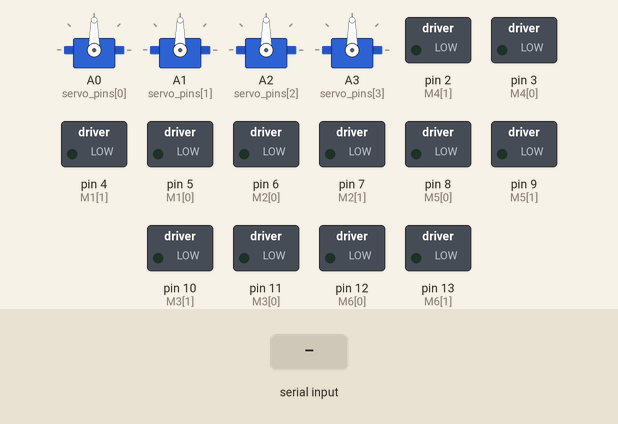
This sketch was run on a simulated Arduino Uno, built with avr-gcc and run on an emulated ATmega328P. Parts: 4 × servo, switched loads named in the sketch (green lamp = pin HIGH). The test bench sets the inputs (shaded band).

Above: at 1.2 s.
1.3 s: "MOV 1/" received over Serial
At 2.3 s:
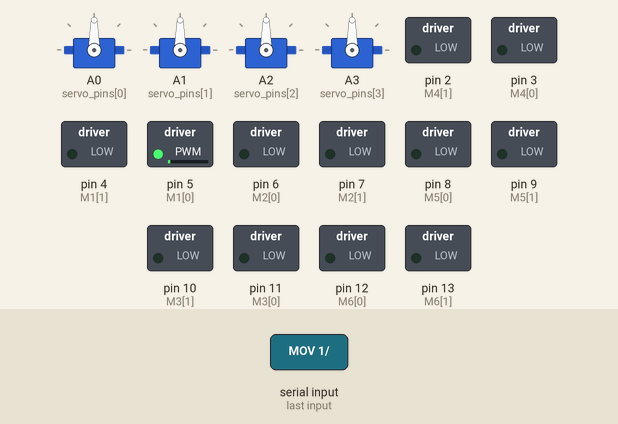
2.8 s: "MOV 150/" received over Serial
At 3.4 s:
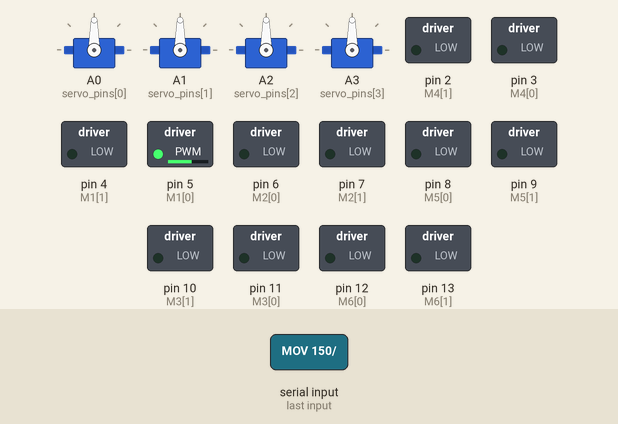
4.3 s: "SER 1/" received over Serial
At 4.6 s:
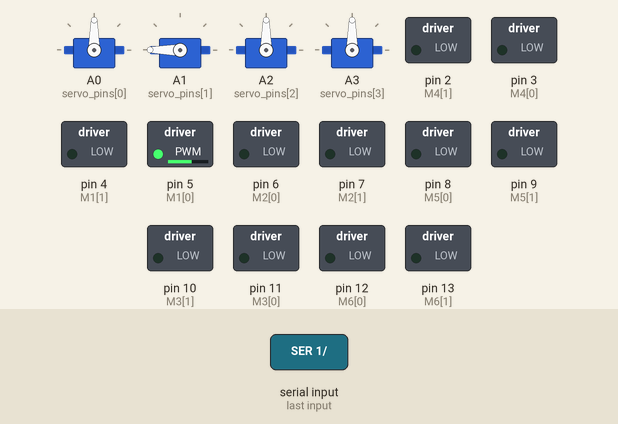
5.8 s: "SHOT 1/" received over Serial
At 6.9 s:
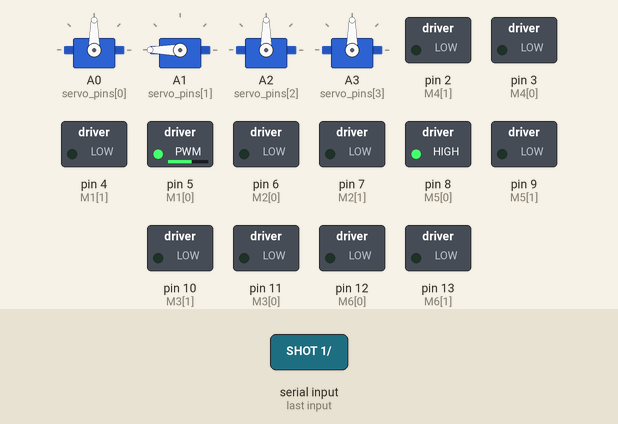
7.3 s: "FHAND 1/" received over Serial
At 8.1 s:
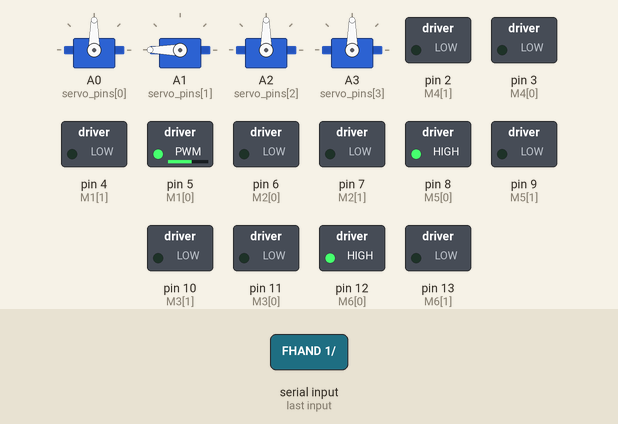
8.8 s: "MOV/" received over Serial
At 9.2 s:
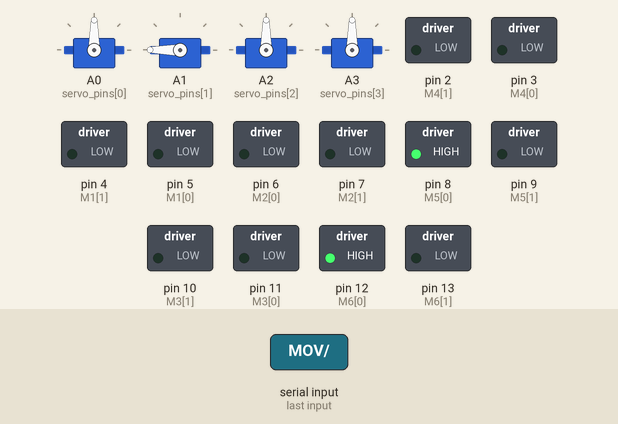
Timing chart, 0 to 11.3 s (numbered marks = the images above; inputs shaded):
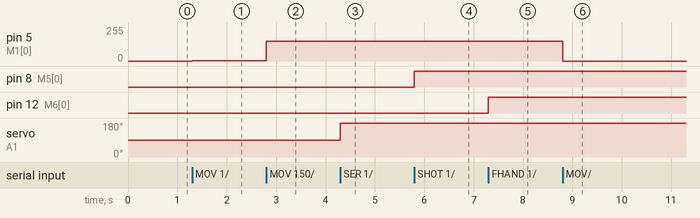

The sketch:

uno.ino
```cpp
#include <string.h>
#include <Servo.h>

#define MAX_SPEED 255 //từ 0-255
//Khai báo động cơ
int M1[2] = {5, 4};
int M2[2] =  {6, 7};
int M3[2] =  {11, 10};
int M4[2] =  {3, 2};
int M5[2] = {8, 9};
int M6[2] = {12, 13};
int idle[4] = {0, 0, 0, 0};
byte servo_pins[4] = {A0, A1, A2, A3};
Servo servo[4];
void setup() {
  pinMode(M1[0], OUTPUT);
  pinMode(M1[1], OUTPUT);
  pinMode(M2[0], OUTPUT);
  pinMode(M2[1], OUTPUT);
  pinMode(M3[0], OUTPUT);
  pinMode(M3[1], OUTPUT);
  pinMode(M4[0], OUTPUT);
  pinMode(M4[1], OUTPUT);
  pinMode(M5[0], OUTPUT);
  pinMode(M5[1], OUTPUT);
  pinMode(M6[0], OUTPUT);
  pinMode(M6[1], OUTPUT);
  for (int i=0;i<4;i++){
    servo[i].attach(servo_pins[i]);
    }

  move(idle);
  Serial.begin(250000);
}
void loop() {
  if (Serial.available()){ //Nếu có tín hiệu từ Pi
    String message = Serial.readStringUntil('/');
    const char *buf = message.c_str();
    char *cmd = strtok(buf, " ");
    if (strcmp(cmd, "MOV")==0){
      int speeds[4];
      for(int i = 0; i<4; i++){
        char *speed_str = strtok(NULL, " ");
        speeds[i] = atoi(speed_str);
        }
      move(speeds);
      }
   if (strcmp(cmd, "SER")==0){
      char *stt = strtok(NULL, " ");
      int ser = atoi(stt);
      char *angle = strtok(NULL, " ");
      int ser_angle = atoi(angle);
      servo[ser].write(180 - ser_angle);
      delay(15);
   }

   if (strcmp(cmd, "SHOT")==0){
      char *stt = strtok(NULL, " ");
      int speed = atoi(stt);
      if (speed>0){
        digitalWrite(M5[0], HIGH);
        digitalWrite(M5[1], LOW);
        } else{
          digitalWrite(M5[0], LOW);
        digitalWrite(M5[1], LOW);
          }

   }

   if (strcmp(cmd, "FHAND")==0){
      char *stt = strtok(NULL, " ");
      int speed = atoi(stt);
      if (speed>0){
        digitalWrite(M6[0], HIGH);
        digitalWrite(M6[1], LOW);
        }
      if (speed<0){
        digitalWrite(M6[0], LOW);
        digitalWrite(M6[1], HIGH);
        }
      if (speed==0){
        digitalWrite(M6[0], LOW);
        digitalWrite(M6[1], LOW);
        }
   }

   if (strcmp(cmd, "WHO")==0){
      delay(0.2);
      Serial.println("UNO");
      }
  }

}
void set_motor(int M[2], int speed) {
  speed = constrain(speed, - MAX_SPEED, MAX_SPEED);//đảm báo giá trị nằm trong một khoảng từ 0 - MAX_SPEED
   if (speed >=0){
    analogWrite(M[0],speed);
    digitalWrite(M[1], LOW);// chân này không có PWM
   } else {
    analogWrite(M[0], 255  + speed);
    digitalWrite(M[1], HIGH);// chân này không có PWM
   }
}
// Điều khiển chuyển động của xe
void move(int speeds[4]){
  set_motor(M1, speeds[0]);
  set_motor(M2, speeds[1]);
  set_motor(M3, speeds[2]);
  set_motor(M4, speeds[3]);
  }
```

Measured:
- after the input at 1.3 s, pin 5 (M1[0]): 0/255 → 1/255 at once
- after the input at 2.8 s, pin 5 (M1[0]): 1/255 → 150/255 at once
- after the input at 4.3 s, servo on A1 (servo_pins[1]): 90° → 180° at once
- after the input at 5.8 s, pin 8 (M5[0]): LOW → HIGH at once
- after the input at 7.3 s, pin 12 (M6[0]): LOW → HIGH at once
- after the input at 8.8 s, pin 5 (M1[0]): 150/255 → 0/255 at once
